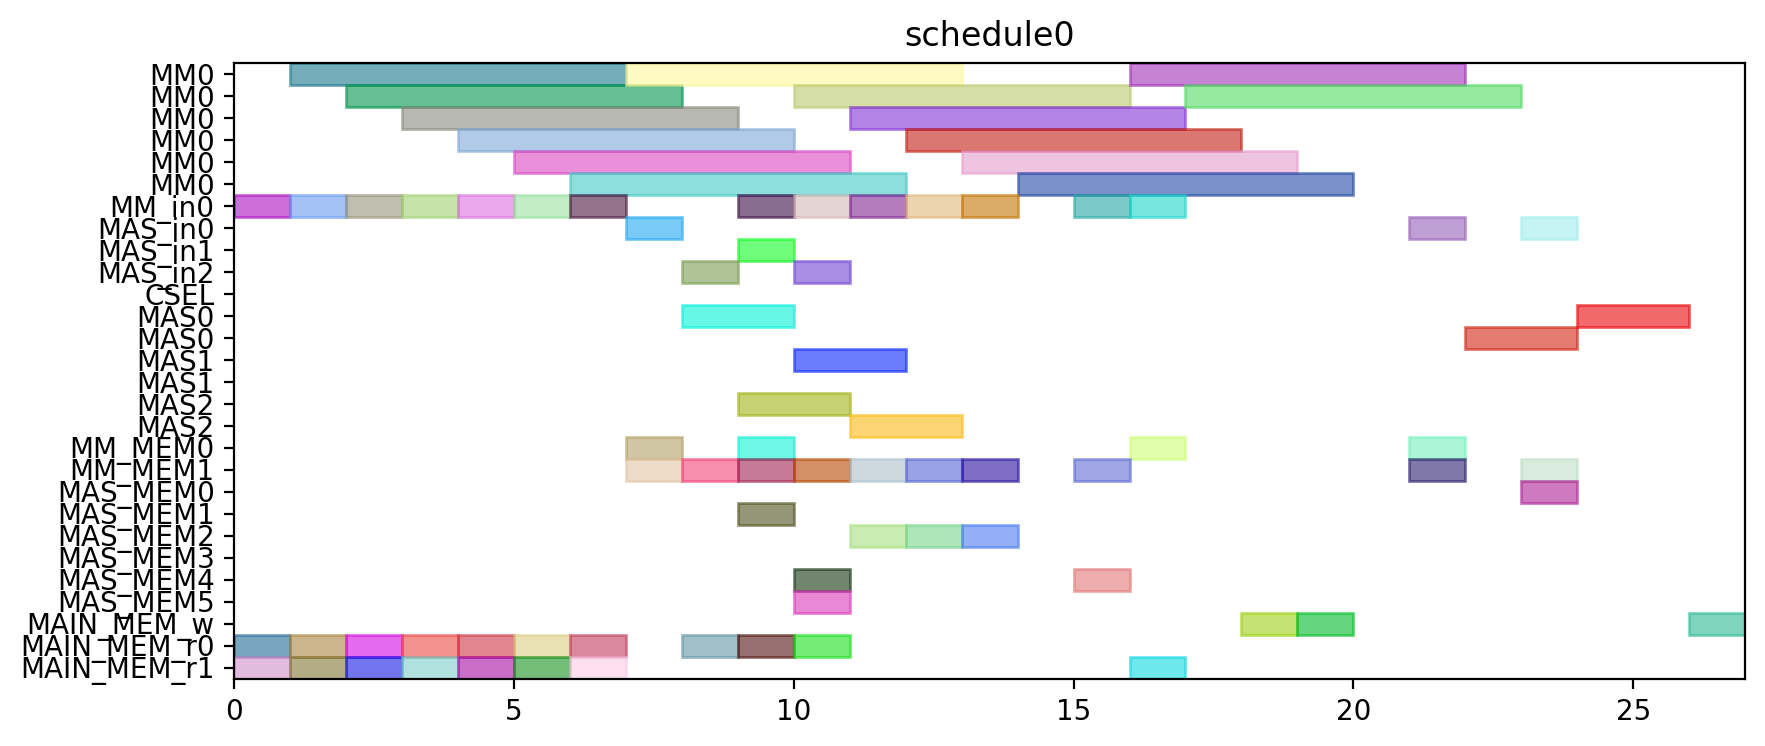

Write the Python code that produced this figure.
from pyschedule import Scenario, solvers, plotters, alt


def solve():
	horizon = 120
	S = Scenario("schedule0", horizon=horizon)

	# resource
	MM = S.Resources('MM', num=1, size=6)
	MM_in = S.Resources('MM_in', num=1)
	MAS_in = S.Resources('MAS_in', num=3)
	CSEL = S.Resource('CSEL')
	MAS = S.Resources('MAS', num=3, size=2, periods=range(1, horizon))
	MM_MEM = S.Resources('MM_MEM', num=2)
	MAS_MEM = S.Resources('MAS_MEM', num=6)
	MAIN_MEM_w = S.Resource('MAIN_MEM_w', size=1)
	MAIN_MEM_r = S.Resources('MAIN_MEM_r', num=2)

	# result of previous scheduling

	# new tasks
	r1 = S.Task('r1', length=6, delay_cost=1)
	r1 += alt(MM)
	r1_in = S.Task('r1_in', length=1, delay_cost=1)
	r1_in += alt(MM_in)
	S += r1_in*MM_in[0]<=r1*MM[0]
	r1_mem0 = S.Task('r1_mem0', length=1, delay_cost=1)
	r1_mem0 += MAIN_MEM_r[0]
	S += r1_mem0 <= r1

	r1_mem1 = S.Task('r1_mem1', length=1, delay_cost=1)
	r1_mem1 += MAIN_MEM_r[1]
	S += r1_mem1 <= r1

	r3 = S.Task('r3', length=6, delay_cost=1)
	r3 += alt(MM)
	r3_in = S.Task('r3_in', length=1, delay_cost=1)
	r3_in += alt(MM_in)
	S += r3_in*MM_in[0]<=r3*MM[0]
	r3_mem0 = S.Task('r3_mem0', length=1, delay_cost=1)
	r3_mem0 += MAIN_MEM_r[0]
	S += r3_mem0 <= r3

	r3_mem1 = S.Task('r3_mem1', length=1, delay_cost=1)
	r3_mem1 += MAIN_MEM_r[1]
	S += r3_mem1 <= r3

	r4 = S.Task('r4', length=6, delay_cost=1)
	r4 += alt(MM)
	r4_in = S.Task('r4_in', length=1, delay_cost=1)
	r4_in += alt(MM_in)
	S += r4_in*MM_in[0]<=r4*MM[0]
	r4_mem0 = S.Task('r4_mem0', length=1, delay_cost=1)
	r4_mem0 += MAIN_MEM_r[0]
	S += r4_mem0 <= r4

	r4_mem1 = S.Task('r4_mem1', length=1, delay_cost=1)
	r4_mem1 += MAIN_MEM_r[1]
	S += r4_mem1 <= r4

	r5 = S.Task('r5', length=6, delay_cost=1)
	r5 += alt(MM)
	r5_in = S.Task('r5_in', length=1, delay_cost=1)
	r5_in += alt(MM_in)
	S += r5_in*MM_in[0]<=r5*MM[0]
	r5_mem0 = S.Task('r5_mem0', length=1, delay_cost=1)
	r5_mem0 += MAIN_MEM_r[0]
	S += r5_mem0 <= r5

	r5_mem1 = S.Task('r5_mem1', length=1, delay_cost=1)
	r5_mem1 += MAIN_MEM_r[1]
	S += r5_mem1 <= r5

	r6 = S.Task('r6', length=6, delay_cost=1)
	r6 += alt(MM)
	r6_in = S.Task('r6_in', length=1, delay_cost=1)
	r6_in += alt(MM_in)
	S += r6_in*MM_in[0]<=r6*MM[0]
	r6_mem0 = S.Task('r6_mem0', length=1, delay_cost=1)
	r6_mem0 += MAIN_MEM_r[0]
	S += r6_mem0 <= r6

	r6_mem1 = S.Task('r6_mem1', length=1, delay_cost=1)
	r6_mem1 += MAIN_MEM_r[1]
	S += r6_mem1 <= r6

	r12 = S.Task('r12', length=6, delay_cost=1)
	r12 += alt(MM)
	r12_in = S.Task('r12_in', length=1, delay_cost=1)
	r12_in += alt(MM_in)
	S += r12_in*MM_in[0]<=r12*MM[0]
	r12_mem0 = S.Task('r12_mem0', length=1, delay_cost=1)
	r12_mem0 += MAIN_MEM_r[0]
	S += r12_mem0 <= r12

	r12_mem1 = S.Task('r12_mem1', length=1, delay_cost=1)
	r12_mem1 += MAIN_MEM_r[1]
	S += r12_mem1 <= r12

	r13 = S.Task('r13', length=6, delay_cost=1)
	r13 += alt(MM)
	r13_in = S.Task('r13_in', length=1, delay_cost=1)
	r13_in += alt(MM_in)
	S += r13_in*MM_in[0]<=r13*MM[0]
	r13_mem0 = S.Task('r13_mem0', length=1, delay_cost=1)
	r13_mem0 += MAIN_MEM_r[0]
	S += r13_mem0 <= r13

	r13_mem1 = S.Task('r13_mem1', length=1, delay_cost=1)
	r13_mem1 += MAIN_MEM_r[1]
	S += r13_mem1 <= r13

	r2 = S.Task('r2', length=2, delay_cost=1)
	r2 += alt(MAS)
	r2_in = S.Task('r2_in', length=1, delay_cost=1)
	r2_in += alt(MAS_in)
	S += r2_in*MAS_in[0]<=r2*MAS[0]

	S += r2_in*MAS_in[1]<=r2*MAS[1]

	S += r2_in*MAS_in[2]<=r2*MAS[2]

	r2_mem0 = S.Task('r2_mem0', length=1, delay_cost=1)
	r2_mem0 += alt(MM_MEM)
	S += (r1*MM[0])-1 < r2_mem0*MM_MEM[0]
	S += r2_mem0 <= r2

	r2_mem1 = S.Task('r2_mem1', length=1, delay_cost=1)
	r2_mem1 += alt(MM_MEM)
	S += (r1*MM[0])-1 < r2_mem1*MM_MEM[1]
	S += r2_mem1 <= r2

	r7 = S.Task('r7', length=2, delay_cost=1)
	r7 += alt(MAS)
	r7_in = S.Task('r7_in', length=1, delay_cost=1)
	r7_in += alt(MAS_in)
	S += r7_in*MAS_in[0]<=r7*MAS[0]

	S += r7_in*MAS_in[1]<=r7*MAS[1]

	S += r7_in*MAS_in[2]<=r7*MAS[2]

	r7_mem0 = S.Task('r7_mem0', length=1, delay_cost=1)
	r7_mem0 += alt(MM_MEM)
	S += (r5*MM[0])-1 < r7_mem0*MM_MEM[0]
	S += r7_mem0 <= r7

	r7_mem1 = S.Task('r7_mem1', length=1, delay_cost=1)
	r7_mem1 += alt(MM_MEM)
	S += (r6*MM[0])-1 < r7_mem1*MM_MEM[1]
	S += r7_mem1 <= r7

	r8 = S.Task('r8', length=2, delay_cost=1)
	r8 += alt(MAS)
	r8_in = S.Task('r8_in', length=1, delay_cost=1)
	r8_in += alt(MAS_in)
	S += r8_in*MAS_in[0]<=r8*MAS[0]

	S += r8_in*MAS_in[1]<=r8*MAS[1]

	S += r8_in*MAS_in[2]<=r8*MAS[2]

	r8_mem0 = S.Task('r8_mem0', length=1, delay_cost=1)
	r8_mem0 += MAIN_MEM_r[0]
	S += r8_mem0 <= r8

	r8_mem1 = S.Task('r8_mem1', length=1, delay_cost=1)
	r8_mem1 += alt(MM_MEM)
	S += (r4*MM[0])-1 < r8_mem1*MM_MEM[1]
	S += r8_mem1 <= r8

	r10 = S.Task('r10', length=2, delay_cost=1)
	r10 += alt(MAS)
	r10_in = S.Task('r10_in', length=1, delay_cost=1)
	r10_in += alt(MAS_in)
	S += r10_in*MAS_in[0]<=r10*MAS[0]

	S += r10_in*MAS_in[1]<=r10*MAS[1]

	S += r10_in*MAS_in[2]<=r10*MAS[2]

	r10_mem0 = S.Task('r10_mem0', length=1, delay_cost=1)
	r10_mem0 += MAIN_MEM_r[0]
	S += r10_mem0 <= r10

	r10_mem1 = S.Task('r10_mem1', length=1, delay_cost=1)
	r10_mem1 += alt(MM_MEM)
	S += (r4*MM[0])-1 < r10_mem1*MM_MEM[1]
	S += r10_mem1 <= r10

	r9 = S.Task('r9', length=6, delay_cost=1)
	r9 += alt(MM)
	r9_in = S.Task('r9_in', length=1, delay_cost=1)
	r9_in += alt(MM_in)
	S += r9_in*MM_in[0]<=r9*MM[0]
	r9_mem0 = S.Task('r9_mem0', length=1, delay_cost=1)
	r9_mem0 += MAIN_MEM_r[0]
	S += r9_mem0 <= r9

	r9_mem1 = S.Task('r9_mem1', length=1, delay_cost=1)
	r9_mem1 += alt(MAS_MEM)
	S += (r7*MAS[0])-1 < r9_mem1*MAS_MEM[1]
	S += (r7*MAS[1])-1 < r9_mem1*MAS_MEM[3]
	S += (r7*MAS[2])-1 < r9_mem1*MAS_MEM[5]
	S += r9_mem1 <= r9

	r11 = S.Task('r11', length=6, delay_cost=1)
	r11 += alt(MM)
	r11_in = S.Task('r11_in', length=1, delay_cost=1)
	r11_in += alt(MM_in)
	S += r11_in*MM_in[0]<=r11*MM[0]
	r11_mem0 = S.Task('r11_mem0', length=1, delay_cost=1)
	r11_mem0 += alt(MAS_MEM)
	S += (r10*MAS[0])-1 < r11_mem0*MAS_MEM[0]
	S += (r10*MAS[1])-1 < r11_mem0*MAS_MEM[2]
	S += (r10*MAS[2])-1 < r11_mem0*MAS_MEM[4]
	S += r11_mem0 <= r11

	r11_mem1 = S.Task('r11_mem1', length=1, delay_cost=1)
	r11_mem1 += alt(MAS_MEM)
	S += (r10*MAS[0])-1 < r11_mem1*MAS_MEM[1]
	S += (r10*MAS[1])-1 < r11_mem1*MAS_MEM[3]
	S += (r10*MAS[2])-1 < r11_mem1*MAS_MEM[5]
	S += r11_mem1 <= r11

	PX_new = S.Task('PX_new', length=6, delay_cost=1)
	PX_new += alt(MM)
	PX_new_in = S.Task('PX_new_in', length=1, delay_cost=1)
	PX_new_in += alt(MM_in)
	S += PX_new_in*MM_in[0]<=PX_new*MM[0]
	S += 0<PX_new

	PX_new_w = S.Task('PX_new_w', length=1, delay_cost=1)
	PX_new_w += alt(MAIN_MEM_w)
	S += PX_new <= PX_new_w

	PX_new_mem0 = S.Task('PX_new_mem0', length=1, delay_cost=1)
	PX_new_mem0 += alt(MAS_MEM)
	S += (r2*MAS[0])-1 < PX_new_mem0*MAS_MEM[0]
	S += (r2*MAS[1])-1 < PX_new_mem0*MAS_MEM[2]
	S += (r2*MAS[2])-1 < PX_new_mem0*MAS_MEM[4]
	S += PX_new_mem0 <= PX_new

	PX_new_mem1 = S.Task('PX_new_mem1', length=1, delay_cost=1)
	PX_new_mem1 += alt(MM_MEM)
	S += (r12*MM[0])-1 < PX_new_mem1*MM_MEM[1]
	S += PX_new_mem1 <= PX_new

	r14 = S.Task('r14', length=6, delay_cost=1)
	r14 += alt(MM)
	r14_in = S.Task('r14_in', length=1, delay_cost=1)
	r14_in += alt(MM_in)
	S += r14_in*MM_in[0]<=r14*MM[0]
	r14_mem0 = S.Task('r14_mem0', length=1, delay_cost=1)
	r14_mem0 += alt(MAS_MEM)
	S += (r2*MAS[0])-1 < r14_mem0*MAS_MEM[0]
	S += (r2*MAS[1])-1 < r14_mem0*MAS_MEM[2]
	S += (r2*MAS[2])-1 < r14_mem0*MAS_MEM[4]
	S += r14_mem0 <= r14

	r14_mem1 = S.Task('r14_mem1', length=1, delay_cost=1)
	r14_mem1 += alt(MM_MEM)
	S += (r3*MM[0])-1 < r14_mem1*MM_MEM[1]
	S += r14_mem1 <= r14

	Z1_new = S.Task('Z1_new', length=6, delay_cost=1)
	Z1_new += alt(MM)
	Z1_new_in = S.Task('Z1_new_in', length=1, delay_cost=1)
	Z1_new_in += alt(MM_in)
	S += Z1_new_in*MM_in[0]<=Z1_new*MM[0]
	S += 0<Z1_new

	Z1_new_w = S.Task('Z1_new_w', length=1, delay_cost=1)
	Z1_new_w += alt(MAIN_MEM_w)
	S += Z1_new <= Z1_new_w

	Z1_new_mem0 = S.Task('Z1_new_mem0', length=1, delay_cost=1)
	Z1_new_mem0 += alt(MAS_MEM)
	S += (r2*MAS[0])-1 < Z1_new_mem0*MAS_MEM[0]
	S += (r2*MAS[1])-1 < Z1_new_mem0*MAS_MEM[2]
	S += (r2*MAS[2])-1 < Z1_new_mem0*MAS_MEM[4]
	S += Z1_new_mem0 <= Z1_new

	Z1_new_mem1 = S.Task('Z1_new_mem1', length=1, delay_cost=1)
	Z1_new_mem1 += alt(MM_MEM)
	S += (r13*MM[0])-1 < Z1_new_mem1*MM_MEM[1]
	S += Z1_new_mem1 <= Z1_new

	r15 = S.Task('r15', length=6, delay_cost=1)
	r15 += alt(MM)
	r15_in = S.Task('r15_in', length=1, delay_cost=1)
	r15_in += alt(MM_in)
	S += r15_in*MM_in[0]<=r15*MM[0]
	r15_mem0 = S.Task('r15_mem0', length=1, delay_cost=1)
	r15_mem0 += alt(MAS_MEM)
	S += (r8*MAS[0])-1 < r15_mem0*MAS_MEM[0]
	S += (r8*MAS[1])-1 < r15_mem0*MAS_MEM[2]
	S += (r8*MAS[2])-1 < r15_mem0*MAS_MEM[4]
	S += r15_mem0 <= r15

	r15_mem1 = S.Task('r15_mem1', length=1, delay_cost=1)
	r15_mem1 += alt(MM_MEM)
	S += (r9*MM[0])-1 < r15_mem1*MM_MEM[1]
	S += r15_mem1 <= r15

	r16 = S.Task('r16', length=6, delay_cost=1)
	r16 += alt(MM)
	r16_in = S.Task('r16_in', length=1, delay_cost=1)
	r16_in += alt(MM_in)
	S += r16_in*MM_in[0]<=r16*MM[0]
	r16_mem0 = S.Task('r16_mem0', length=1, delay_cost=1)
	r16_mem0 += alt(MM_MEM)
	S += (r11*MM[0])-1 < r16_mem0*MM_MEM[0]
	S += r16_mem0 <= r16

	r16_mem1 = S.Task('r16_mem1', length=1, delay_cost=1)
	r16_mem1 += MAIN_MEM_r[1]
	S += r16_mem1 <= r16

	r17 = S.Task('r17', length=2, delay_cost=1)
	r17 += alt(MAS)
	r17_in = S.Task('r17_in', length=1, delay_cost=1)
	r17_in += alt(MAS_in)
	S += r17_in*MAS_in[0]<=r17*MAS[0]

	S += r17_in*MAS_in[1]<=r17*MAS[1]

	S += r17_in*MAS_in[2]<=r17*MAS[2]

	r17_mem0 = S.Task('r17_mem0', length=1, delay_cost=1)
	r17_mem0 += alt(MM_MEM)
	S += (r14*MM[0])-1 < r17_mem0*MM_MEM[0]
	S += r17_mem0 <= r17

	r17_mem1 = S.Task('r17_mem1', length=1, delay_cost=1)
	r17_mem1 += alt(MM_MEM)
	S += (r15*MM[0])-1 < r17_mem1*MM_MEM[1]
	S += r17_mem1 <= r17

	PY_new = S.Task('PY_new', length=2, delay_cost=1)
	PY_new += alt(MAS)
	PY_new_in = S.Task('PY_new_in', length=1, delay_cost=1)
	PY_new_in += alt(MAS_in)
	S += PY_new_in*MAS_in[0]<=PY_new*MAS[0]

	S += PY_new_in*MAS_in[1]<=PY_new*MAS[1]

	S += PY_new_in*MAS_in[2]<=PY_new*MAS[2]

	S += 0<PY_new

	PY_new_w = S.Task('PY_new_w', length=1, delay_cost=1)
	PY_new_w += alt(MAIN_MEM_w)
	S += PY_new <= PY_new_w

	PY_new_mem0 = S.Task('PY_new_mem0', length=1, delay_cost=1)
	PY_new_mem0 += alt(MAS_MEM)
	S += (r17*MAS[0])-1 < PY_new_mem0*MAS_MEM[0]
	S += (r17*MAS[1])-1 < PY_new_mem0*MAS_MEM[2]
	S += (r17*MAS[2])-1 < PY_new_mem0*MAS_MEM[4]
	S += PY_new_mem0 <= PY_new

	PY_new_mem1 = S.Task('PY_new_mem1', length=1, delay_cost=1)
	PY_new_mem1 += alt(MM_MEM)
	S += (r16*MM[0])-1 < PY_new_mem1*MM_MEM[1]
	S += PY_new_mem1 <= PY_new

	solvers.mip.solve(S,msg=1,kind='CPLEX',ratio_gap=1.01)

	solution = [['hoge']*len(S.solution()[1]) for i in range(len(S.solution()))]
	for i in range(len(S.solution())):
		for j in range(len(S.solution()[i])):
			solution[i][j]=str(S.solution()[i][j])
	print(solution)

	cycles = int(solution[-1][3])

	pic_file_name = "/mnt/rose/usr1/fukuda/ABE/multiRAM_multiMAS_16mux/scheduling_result/stage6MM1_stage2MAS3/EP_YRECOVER/schedule0.png"
	if(S.solution() != []):
		plotters.matplotlib.plot(S,img_filename=pic_file_name, show_task_labels=False, fig_size=(cycles*0.25+3, 4))

	return solution
